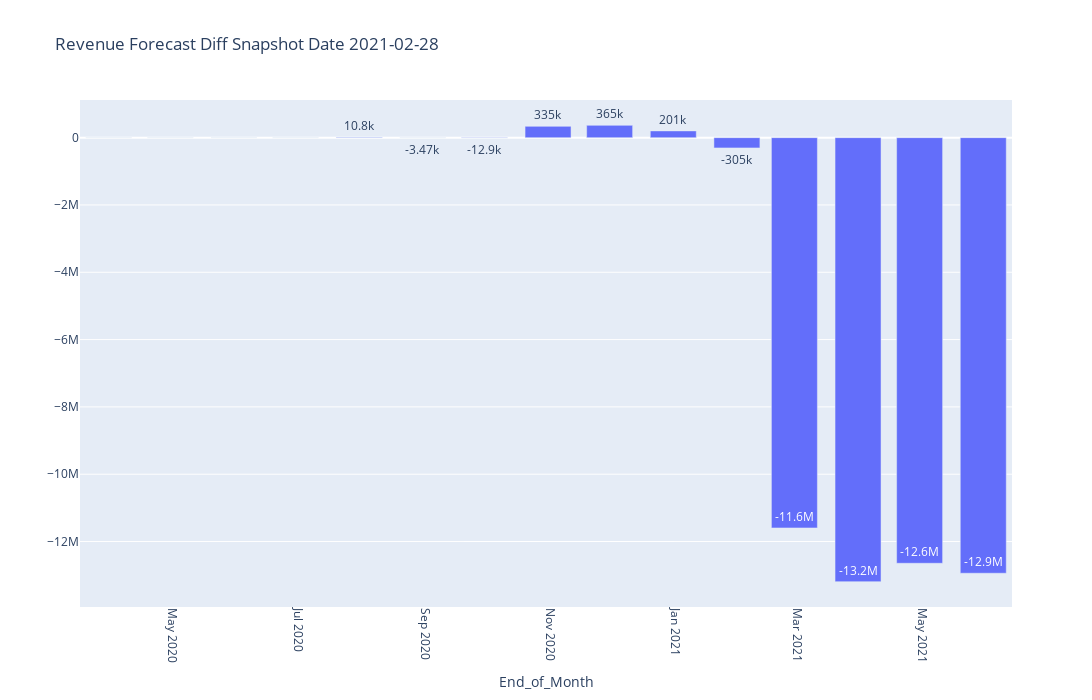

Write notebook code for a chart like this one.
### Code cell
#!/usr/bin/python
# -*- coding: utf-8 -*-
import plotly.express as px
import plotly.graph_objs as go
fig_width = 1500
fig_height = 700
df = final_merge_df.query('Relative_Snapshot_Month_Offset == 0 and Relative_Offset >= -11 and Relative_Offset <= 3')

df['End_of_Month'] = pd.to_datetime(df['End_of_Month'
                                    ]).dt.date.astype(str)
df['Snapshot_Date_Short'] = pd.to_datetime(df['Snapshot_Date_Short'
        ]).dt.date.astype(str)

x = 'End_of_Month'
y = 'Pipeline'
y1 = 'Revenue'
y2 = 'predicted'
y3 = 'Diff'
y4 = 'Diff%'

trace1 = go.Bar(x=df[x], y=df[y3], text=df[y3], name=y3, 
                # marker_color='red'
                )
#fig.add_trace(trace1)
data = [trace1]

layout = go.Layout(
    title_text='Revenue Forecast Diff Snapshot Date' + ' '
        + df['Snapshot_Date_Short'].max(),
    barmode='group',
    uniformtext_minsize=8,
    uniformtext_mode='hide',
    width=fig_width,
    height=fig_height
    )
fig = go.Figure(data=data, layout=layout)
fig.update_traces(texttemplate='%{text:.3s}', textposition='auto',
                  #textfont_color='white'
                  )

#trace4 = go.Scatter(x=df[x], y=df[y3], text=df[y3], name=y3,
#                marker_color='red', mode="markers+lines")
#fig.add_trace(trace4)   
          
'''
fig.add_trace(go.Scatter(
    x=df[x],
    y=df[y3],
    text=df[y3],
    mode='lines',
    line=go.scatter.Line(color='red'),
    name='Diff'
    ))
'''
fig.update_xaxes(tickangle=90, title_text=x)

        # title_font = {"size": 20},
        # title_standoff = 25

iplot(fig)

### Figure 1 — Plotly figure (JSON) as saved in the notebook; plotly's stock layout.template omitted (floating-point values rounded to 4 significant figures)
{"data": [{"name": "Diff", "text": [0, 0, 0, 0, 10762, -3467, -12917, 335189, 365353, 200523, -304804, -11596406, -13192353, -12646611, -12942460], "textposition": "auto", "texttemplate": "%{text:.3s}", "type": "bar", "x": ["2020-03-31", "2020-04-30", "2020-05-31", "2020-06-30", "2020-07-31", "2020-08-31", "2020-09-30", "2020-10-31", "2020-11-30", "2020-12-31", "2021-01-31", "2021-02-28", "2021-03-31", "2021-04-30", "2021-05-31"], "y": [0, 0, 0, 0, 10762, -3467, -12917, 335189, 365353, 200523, -304804, -11596406, -13192353, -12646611, -12942460]}], "layout": {"barmode": "group", "height": 700, "title": {"text": "Revenue Forecast Diff Snapshot Date 2021-02-28"}, "uniformtext": {"minsize": 8, "mode": "hide"}, "width": 1500, "xaxis": {"tickangle": 90, "title": {"text": "End_of_Month"}}}}
